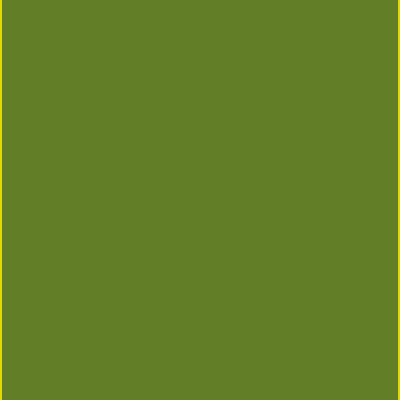
Frame 1 (no input)
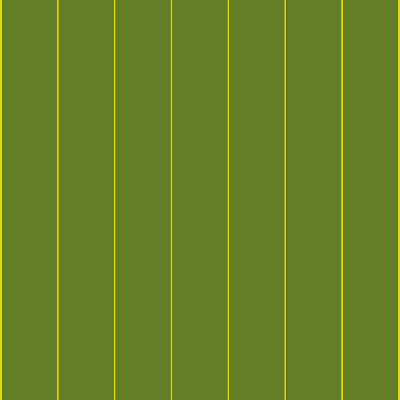
Frame 60 (the mouse pressed at the canvas centre just before this capture)
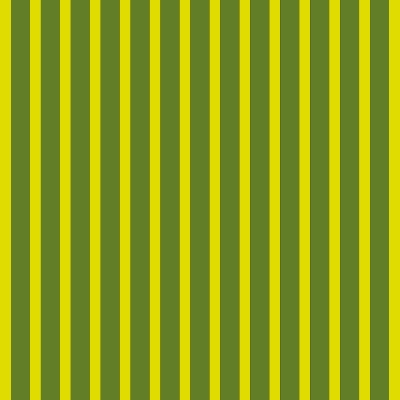
Frame 120 (the mouse held since frame 60 and released just before this capture)

The Processing sketch that drew these frames (run headless with seeded random() and noise(); from frame 60 on, the mouse is pressed at the canvas centre):

// Processing sketch: rayures_motif_dynamique
// ── rayures_motif_dynamique.pde
// Motif de rayures avec bandes à chaque extrémité du sketch
// Le nombre et la largeur des rayures sont modifiés dans le temps,
// et selon la hauteur de la souris.
// Le système d’affichage s’adapte et le motif conserve ses attributs :
// espacement régulier des intervalles et étalement ajusté à la largeur du sketch.

// Variables globales
// Le type de variable déclarée joue un rôle précis
int nombreRayures;
int nombreMaxRayures = 20;
// Les trois variables qui suivent pourraient également être des Float
int largeurRayure;
int espaceOccupeParRayures;
int espaceRestant;
float largeurIntervalle;
float reperePosRayure;
color couleurRayure;
color couleurIntervalle;


void setup() { 
  size(400, 400);
  background(0);
  noStroke();
}

void draw() {
  background(0);
  // On modifie le nombre de bandes à chaque frame
  // Il y aura deux bandes au minimum, et 20 au maximum.
  // Les cas limites de la formule ci-dessous sont (2+0) et (2+18)
  nombreRayures = 2 + (int(floor((frameCount*0.1)%(nombreMaxRayures-1))));
  //println(nombreRayures);

  // La largeur de la bande est déterminée ici.
  // Elle peut varier suivant la position de la souris en Y.
  // La largeur oscille entre 2 et 20 pixels, par incréments arrondis au pixel (donc, des entiers)
  largeurRayure = int(floor(map(mouseY, 0, height, 2, 21)));
  //println(largeurRayure);
  
  // Les mesures des autres variables découlent toutes des deux premières :
  espaceOccupeParRayures = largeurRayure*nombreRayures;
  espaceRestant = width-espaceOccupeParRayures;
  // ATTENTION : si on veut garder la précision des fractions dans notre calcul, il faut diviser par un float
  largeurIntervalle = espaceRestant/float(nombreRayures-1);

  // La variable recherchée est donc la suivante
  reperePosRayure = largeurRayure+largeurIntervalle;

  couleurRayure = color(224,220,2);
  couleurIntervalle = color(98,126,38);

  // On procède maintenant au dessin des rayures
  // Une première rayure est placé à gauche, suivie d’un intervalle:
  fill(couleurRayure);
  rect(0, 0, largeurRayure, height);
  fill(couleurIntervalle);
  rect(largeurRayure, 0, largeurIntervalle, height);

  // On dessine les autres rayures, partant de la seconde, jusqu’à l’avant-dernière
  // Notez l’usage de la valeur incrémentée (i), multipliée par le repère de position
  // Notez également que la boucle débute avec i à 1, et non à 0
  for (float i = 1; i < nombreRayures-1; i++) { 
    fill(couleurRayure);
    rect(i*reperePosRayure, 0, largeurRayure, height);
    fill(couleurIntervalle);
    rect((i*reperePosRayure)+largeurRayure, 0, largeurIntervalle, height);
  }
  // On dessine la dernière rayure
  fill(couleurRayure);
  rect(width-largeurRayure, 0, largeurRayure, height);
  
}
